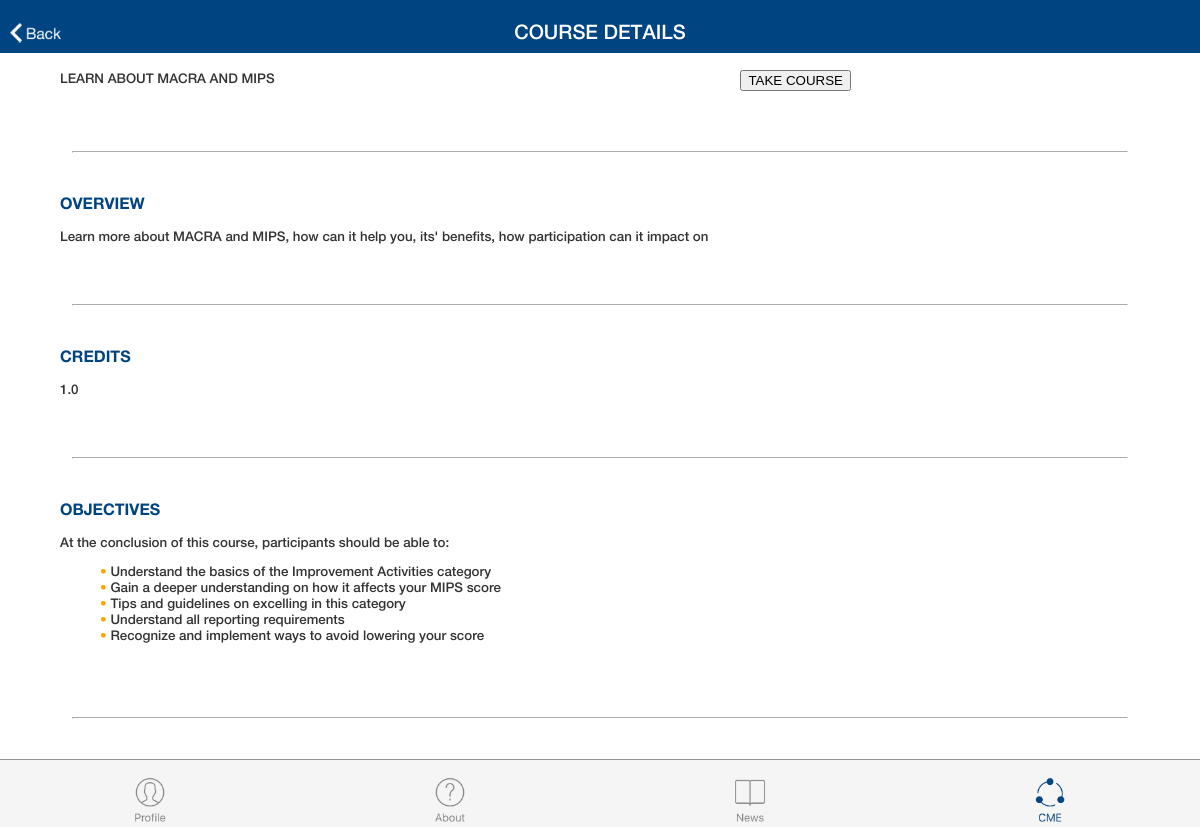
/cme_details.php?id=1, run on the app's committed database.
### tables this page shows
CREATE TABLE IF NOT EXISTS `cmecourses` (
  `id` int(11) NOT NULL AUTO_INCREMENT,
  `title` varchar(100) NOT NULL,
  `link` varchar(300) NOT NULL,
  `credits` varchar(5) NOT NULL,
  `overview` text NOT NULL,
  `objectives` text NOT NULL,
  PRIMARY KEY (`id`)
);

### cme_details.php (the view, shortened to what this page needs)
<?php
include 'header.php';
?>
<?php
$getid = $_GET['id'];
$servername = "localhost";
$username = "sgstudio_mips";
$password = "MIPSroot";
$dbname = "sgstudio_mips";
$conn = new mysqli($servername, $username, $password, $dbname);
?>
<body class="about">
<div class="navbar">
  <div class="backbutton">
    <a href="cme.php"><img src="assets/images/back_text.png" height=20></a>
  </div>
COURSE DETAILS
</div>
<div class="content">
<?php
$query_string = "select * from cmecourses where id= '$getid'";
$query = mysqli_query($conn,$query_string);
if (mysqli_num_rows($query) > 0) {
    while($row = mysqli_fetch_assoc($query)) {
    	$title = $row["title"];
      $link = $row["link"];
      $credits = $row["credits"];
      $overview = $row["overview"];
      $objectives = $row["objectives"];
    }
}
 ?>
<div class="course_article clearfix">
  <div class="course_left">
    <?php echo $title; ?>
  </div>
  <div class="course_right">
    <a href="<?php echo $link; ?>" target="_blank"><button class='course_button'>TAKE COURSE</button></a>
  </div>
</div>
<hr class="divider">
<div class="course_article clearfix">
  <br/><br/>
<div class="course_title">OVERVIEW</div>
<br/>
<?php echo $overview; ?>
</div>
<hr class="divider">
<div class="course_article clearfix">
  <br/><br/>
<div class="course_title">CREDITS</div>
<br/>
<?php echo $credits; ?>
</div>
<hr class="divider">
<div class="course_article clearfix">
  <br/><br/>
<div class="course_title">OBJECTIVES</div>
<br/>
<?php echo $objectives; ?>
</div>
<hr class="divider">
</div>
<div class="tabbar clearfix">
<div class="tabs"><a href="index.php"><img src="assets/images/tab_profile_grey.png" class="tabimg"></a></div>
<div class="tabs"><a href="about.php"><img src="assets/images/tab_about_grey.png" class="tabimg"></a></div>
<div class="tabs"><a href="news.php"><img src="assets/images/tab_news_grey.png" class="tabimg"></a></div>
<div class="tabs"><a href="cme.php"><img src="assets/images/tab_cme_blue.png" class="tabimg"></a></div>
</div>
</body>

### assets/css/main.css (style rules this page uses)
body { background-color:#FFFFFF; margin:0; color:#333333; }
body.about { background-color: #FFFFFF; }
div.tabbar { border-top: 1px solid #999595; background-color: #F5F5F5; height:auto; padding-top:5px; padding-bottom:5px; width:auto; color: #333333; font-family: mips_hn; text-align: center; position:fixed; bottom:0px; left:0px; right:0px; }
div.tabs { float:left; width:23%; margin-right:1%; margin-left:1%; margin-top:1%; background-color: transparent; }
img.tabimg { max-height: 45px; }
img { max-width: 100%; max-height: 100%; border: 0; }
div.navbar { position:fixed; top:0px; left:0px; right:0px; background-color: #014482; height:auto; padding-top:20px; padding-bottom:10px; width:auto; color: #FFFFFF; font-family: mips_hnm; text-align: center; font-size: 15pt; }
hr.divider { height:0.05px; color: #FFFFFF; margin-left: 6%; margin-right: 6%; border-color: #FFFFFF; }
div.backbutton { position:fixed; top:18px; left:5px; width:auto; padding:5px; font-family: mips_hnb; font-size:12pt; }
div.backbutton a:link { text-decoration: none; color: #FFFFFF; }
div.course_article { margin-left:5%; margin-right:5%; margin-bottom:5%; font-family: mips_hnm; font-size: 10pt; }
div.course_article ul { list-style: none; }
div.course_article ul li:before { content: "• "; color: orange; }
div.course_article a:link { text-decoration: none; color: #000000; }
div.course_left { float:left; width:60%; margin-right:3%; }
div.course_right { float:left; width:35%; }
div.course_title { font-family: mips_hnb; font-size:12pt; color: #014482; }
div.content { overflow-y: scroll; margin-bottom: 100px; }
.clearfix:before, .clearfix:after { content: ""; display: table; }
.clearfix:after { clear: both; }
.clearfix { *zoom: 1; }

### data on the page
cmecourses: title "LEARN ABOUT MACRA AND MIPS", overview "Learn more about MACRA and MIPS, how can it help you, its' benefits, how participation can it impact on", credits "1.0", objectives "At the conclusion of this course, participants should be able to: Understand the basics of the Improvement Activities category Gain a deeper understanding on how it affects your MIPS score Tips and guidelines on excelling in this category Understand all reporting requirements Recognize and implement ways to avoid lowering your score"
